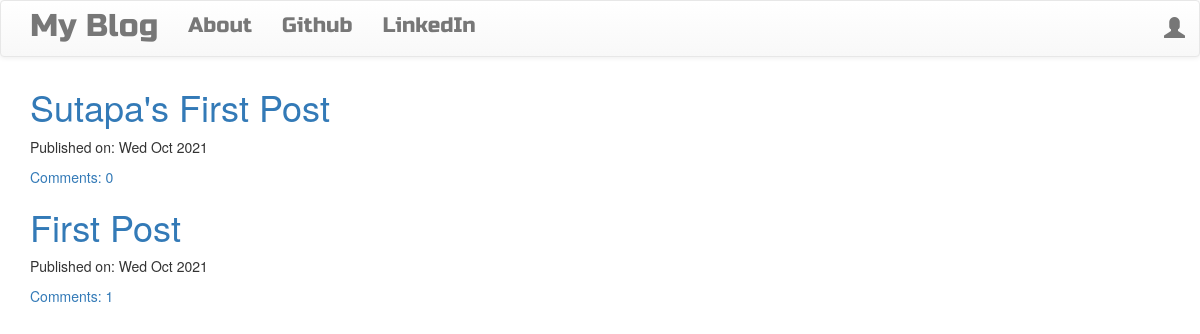
The page / on the database its author committed.
### blog/models.py (models this page shows, shortened)
class Post(models.Model):
    author = models.ForeignKey("auth.User", on_delete=models.CASCADE)
    title = models.CharField(max_length=200)
    text = models.TextField()
    created_date = models.DateTimeField(default=timezone.now)
    published_date = models.DateTimeField(blank=True, null=True)
    def approve_comments(self):
        return self.comments.filter(approved_comment=True)

### blog/views.py (the view)
# urls.py: path('', views.PostListView.as_view(), name='post_list'),
class PostListView(ListView):
    model = Post
    def get_queryset(self):
        return Post.objects.filter(published_date__lte=timezone.now()).order_by('-published_date')

### blog/templates/blog/post_list.html
{% extends 'blog/base.html' %}
{% block content %}
<div class="centerstage">
    {% for post in post_list %}
        <div class="post">
            <h1><a href="{% url 'post_detail' pk=post.pk %}">{{post.title}}</a></h1>
            <div class="date">
                <p>Published on: {{post.published_date|date:"D M Y"}}</p>
            </div>
            <a href="{% url 'post_detail' pk=post.pk %}">Comments: {{ post.approve_comments.count }}</a>
        </div>
    {% endfor %}
</div>
{% endblock content %}

### blog/templates/blog/base.html (shortened to what this page needs)
<!DOCTYPE html>
{% load static %}
<html lang="en">
<head>
    <link rel="stylesheet" href="https://maxcdn.bootstrapcdn.com/bootstrap/3.3.7/css/bootstrap.min.css">
    <link rel="stylesheet" href="https://maxcdn.bootstrapcdn.com/bootstrap/3.3.7/css/bootstrap-theme.min.css">
    <link rel="stylesheet" href="//cdn.jsdelivr.net/npm/medium-editor@latest/dist/css/medium-editor.min.css" type="text/css" media="screen" charset="utf-8">
    <link rel="stylesheet" href="{% static 'css/blog.css' %}">
</head>
<body class="loader">
    <nav class="navbar navbar-default techfont custom-navbar">
        <div class="container">
            <ul class="nav navbar-nav">
                <li><a href="{% url 'post_list' %}" class="navbar-brand bigbrand">My Blog</a></li>
                <li><a href="{% url 'about' %}">About</a></li>
                <li><a href="https://www.github.com">Github</a></li>
                <li><a href="https://www.linkedin.com">LinkedIn</a></li>
            </ul>
            <ul class="nav navbar-nav navbar-right">
                {% if user.is_authenticated %}
                    <li><a href="{% url 'post_new' %}">New Post</a></li>
                    <li><a href="{% url 'post_draft_list' %}">Drafts</a></li>
                    <li><a href="{% url 'logout' %}">Logout</a></li>
                    <li><a>Welcome: {{ user.username }}</a></li>
                {% else %}
                    <li><a href="{% url 'login' %}" class="nava navbar-right"><span class="glyphicon glyphicon-user"></span></a></li>
                {% endif %}
            </ul>
        </div>
    </nav>
    <div class="container content">
        <div class="row">
            <div class="col-md-8">
                <div class="blog_posts">
                    {% block content %}{% endblock content %}
                </div>
            </div>
        </div>
    </div>
</body>
</html>

### blog/static/css/blog.css (style rules this page uses)
.techfont { font-family: 'Russo One', sans-serif; font-size: 1.5em; margin-bottom: 10px; }
.bigbrand { font-size: 1.5em; }
.centerstage { margin-left:auto; margin-right: auto; }
.loader { filter:hue-rotate(0deg); color:linear-gradient(45deg,#0f8,#08f); animation:hue 10000ms infinite linear; }

### rows shown on the page
Post: title "Sutapa's First Post", published_date "Wed Oct 2021", approve_comments.count "0"
Post: title "First Post", published_date "Wed Oct 2021", approve_comments.count "1"
